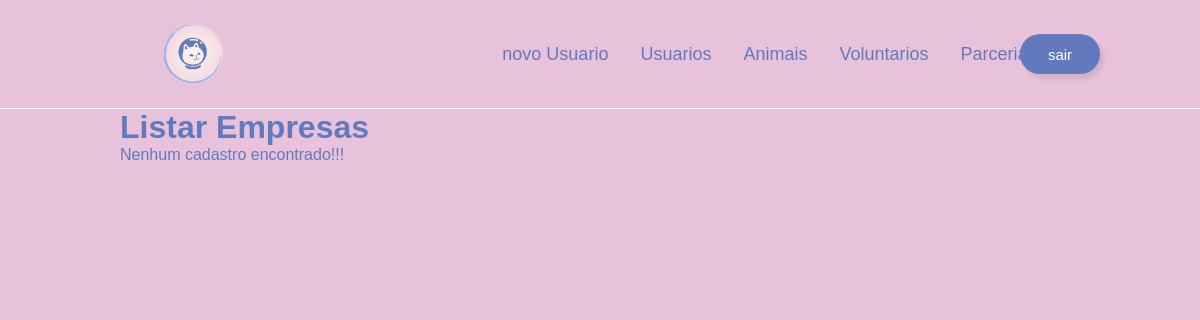
The page /administracao/crud.php?page=listar_empresarial (signed in) on the database as committed earlier.
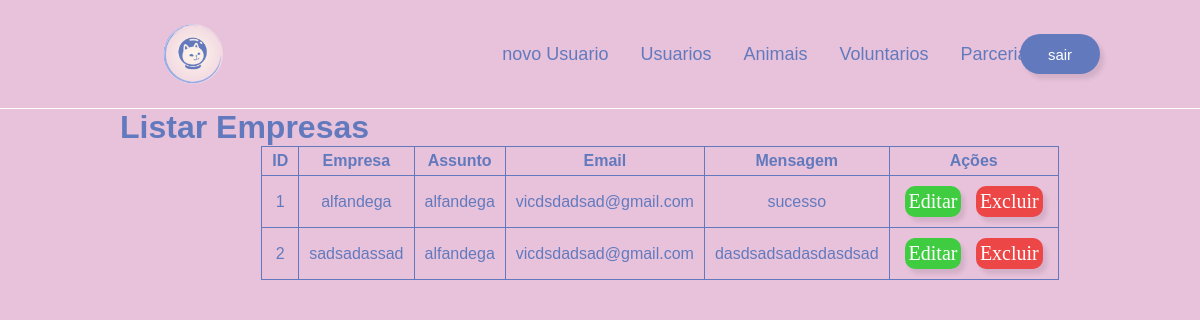
The same page on the database as committed later.
### tables this page shows
CREATE TABLE `empresarial` (
  `id` int(11) NOT NULL,
  `empresa` varchar(255) NOT NULL,
  `assunto` varchar(255) NOT NULL,
  `email` varchar(255) NOT NULL,
  `mensagem` varchar(255) NOT NULL
);

### classes/db2.php (called while the page is built)
<?php
    class conexao
    {
        private $host = "localhost";
        private $user = "root";
        private $pass = "";
        private $base  = "dbcadastro";
        private $conn1;
        public function __construct()
        {
            $this->conn1 = mysqli_connect($this->host, $this->user , $this->pass) or die ("Conexao com o banco ".mysqli_error($this->conn1));
            mysqli_select_db($this->conn1,$this->base)or die ("erro ao conectar ".mysqli_error($this->conn1));
        }
        public function getConn()
        {
            return $this->conn1;
        }
    }

### classes/empresaDB.php (called while the page is built, shortened)
<?php
class empresa
{
    private $conexao;
    private $id;
    private $empresa;
    private $mensagem;
    private $assunto;
    private $email;
    public function getId()
    {
        return $this->id;
    }
    public function setId($id)
    {
        $this->id = $id;
    }
    public function getempresa()
    {
        return $this->empresa;
    }
    public function setempresa($empresa)
    {
        $this->empresa = $empresa;
    }
    public function getMensagem()
    {
        return $this->mensagem;
    }
    public function setMensagem($mensagem)
    {
        $this->mensagem = $mensagem;
    }
    public function getAssunto()
    {
        return $this->assunto;
    }
    public function setAssunto($assunto)
    {
        $this->assunto = $assunto;
    }
    public function getEmail()
    {
        return $this->email;
    }
    public function setEmail($email)
    {
        $this->email = $email;
    }
    public function __construct()
    {
        $this->conexao = new conexao();
    }
    public function Listarempresas()
    {
        $empresas = array();
        $sql = "SELECT * FROM empresarial";
        $res = mysqli_query($this->conexao->getConn(), $sql);
        while ($row = mysqli_fetch_assoc($res)) {
            $empresa = new empresa();
            $empresa->setId($row['id']);
            $empresa->setempresa($row['empresa']);
            $empresa->setAssunto($row['assunto']);
            $empresa->setEmail($row['email']);
            $empresa->setMensagem($row['mensagem']);
            $empresas[] = $empresa;
        }
        return $empresas;
    }
}

### administracao/listar_empresarial.php (the view)
<h1>Listar Empresas</h1>
<?php
include("../classes/empresaDB.php");
$candidatoss = new empresa();
$res = $candidatoss->ListarEmpresas();
$qtd = count($res);
if ($qtd > 0) {
    echo "<table class='table'>";
    echo "<th>ID</th>";
    echo "<th>Empresa</th>";
    echo "<th>Assunto</th>";
    echo "<th>Email</th>";
    echo "<th>Mensagem</th>";
    echo "<th>Ações</th>";
    foreach ($res as $row) {
        echo "<tr>";
        echo "<td>" . $row->getId() . "</td>";
        echo "<td>" . $row->getEmpresa() . "</td>";
        echo "<td>" . $row->getAssunto() . "</td>";
        echo "<td>" . $row->getEmail() . "</td>";
          echo "<td>" . $row->getMensagem() . "</td>";
       echo "<td>
            <button onclick=\"location.href='?page=editar_empresarial&id=" . $row->getId() . "'\" class='editar'>Editar</button>
            <button onclick=\"if(confirm('Tem certeza que deseja excluir?')){location.href='?page=excluir_empresas&acao=excluir&id=" . $row->getId() . "';}else{false;}\" class='excluir'>Excluir</button>
            </td>";
        echo "</tr>";
    }
    echo "</table>";
} else {
    echo "<p class='alert alert-danger'>Nenhum cadastro encontrado!!!</p>";
}
?>

Rows that differ between the two databases and show on the page:
added empresarial: id "1", empresa "alfandega", assunto "alfandega", email "vicdsdadsad@gmail.com", mensagem "sucesso"
added empresarial: id "2", empresa "sadsadassad", assunto "alfandega", email "vicdsdadsad@gmail.com", mensagem "dasdsadsadasdasdsad"
Other text that changed with them:
text no longer shown: "Nenhum cadastro encontrado!!!"
text now shown: "ID Empresa Assunto Email Mensagem Ações"
